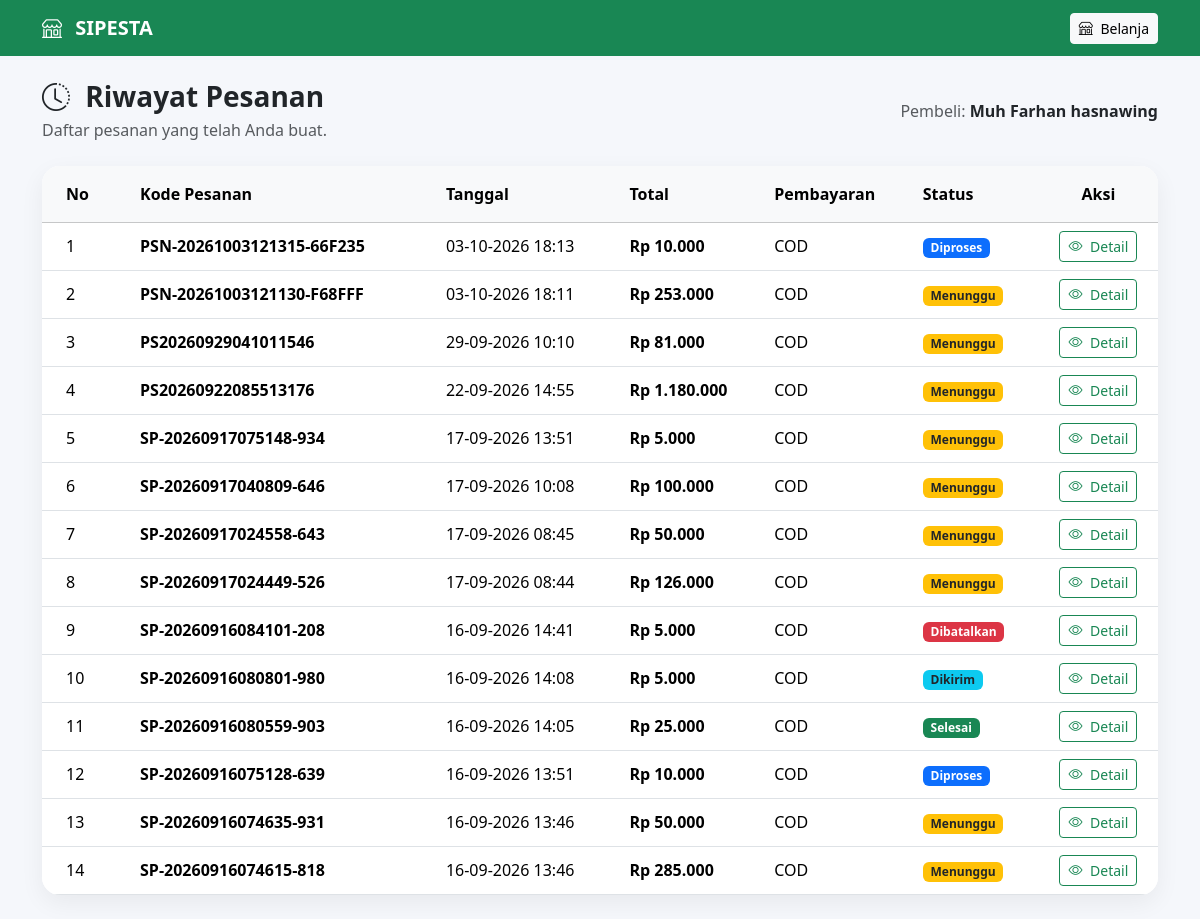
Screenshot of /pembeli/riwayat_pesanan.php (signed in) with the database file from the repository.
### tables this page shows
CREATE TABLE `pembeli` (
  `id` int(11) NOT NULL,
  `user_id` int(11) NOT NULL,
  `nama` varchar(100) NOT NULL,
  `tanggal_lahir` date DEFAULT NULL,
  `no_hp` varchar(20) DEFAULT NULL,
  `alamat` text DEFAULT NULL,
  `nama_toko` varchar(150) DEFAULT NULL,
  `jenis_kelamin` enum('Laki-laki','Perempuan') DEFAULT NULL,
  `lama_usaha` int(11) DEFAULT 0,
  `created_at` timestamp NOT NULL DEFAULT current_timestamp(),
  `latitude` decimal(10,8) DEFAULT NULL,
  `longitude` decimal(11,8) DEFAULT NULL
);

CREATE TABLE `pesanan` (
  `id` int(11) NOT NULL,
  `kode_pesanan` varchar(30) NOT NULL,
  `pembeli_id` int(11) NOT NULL,
  `nama_penerima` varchar(150) DEFAULT NULL,
  `no_hp` varchar(30) DEFAULT NULL,
  `tanggal_pesanan` datetime DEFAULT current_timestamp(),
  `total_harga` decimal(15,2) NOT NULL DEFAULT 0.00,
  `alamat_pengiriman` text NOT NULL,
  `catatan` text DEFAULT NULL,
  `metode_pembayaran` enum('COD','Transfer') DEFAULT 'COD',
  `STATUS` varchar(20) NOT NULL DEFAULT 'menunggu',
  `created_at` timestamp NOT NULL DEFAULT current_timestamp(),
  `updated_at` timestamp NOT NULL DEFAULT current_timestamp() ON UPDATE current_timestamp(),
  `latitude_pengiriman` decimal(10,8) DEFAULT NULL,
  `longitude_pengiriman` decimal(11,8) DEFAULT NULL,
  `jarak_km` decimal(10,2) DEFAULT NULL,
  `ongkos_kirim` decimal(15,2) NOT NULL DEFAULT 0.00
);

### config/auth.php (called while the page is built, shortened)
<?php
function userId()
{
    return (int)($_SESSION['user_id'] ?? 0);
}

### config/helper.php (called while the page is built, shortened)
<?php
function e($text)
{
    return htmlspecialchars($text ?? '', ENT_QUOTES, 'UTF-8');
}
function rupiah($angka)
{
    return 'Rp ' . number_format(
        $angka,
        0,
        ',',
        '.'
    );
}

### pembeli/riwayat_pesanan.php (the view, shortened to what this page needs)
<?php
require_once "../config/database.php";
require_once "../config/auth.php";
require_once "../config/helper.php";
$user_id = userId();
$stmtPembeli = $conn->prepare("
    SELECT id, nama
    FROM pembeli
    WHERE user_id = ?
    LIMIT 1
");
$stmtPembeli->bind_param("i", $user_id);
$stmtPembeli->execute();
$pembeli = $stmtPembeli->get_result()->fetch_assoc();
$pembeli_id = (int) $pembeli['id'];
$stmt = $conn->prepare("
    SELECT
        id,
        kode_pesanan,
        tanggal_pesanan,
        total_harga,
        metode_pembayaran,
        status
    FROM pesanan
    WHERE pembeli_id = ?
    ORDER BY tanggal_pesanan DESC, id DESC
");
$stmt->bind_param("i", $pembeli_id);
$stmt->execute();
$pesanan = $stmt->get_result();
function statusBadge($status)
{
    switch ($status) {
        case 'menunggu':
            return '<span class="badge bg-warning text-dark">
                        Menunggu
                    </span>';
        case 'diproses':
            return '<span class="badge bg-primary">
                        Diproses
                    </span>';
        case 'dikirim':
            return '<span class="badge bg-info text-dark">
                        Dikirim
                    </span>';
        case 'selesai':
            return '<span class="badge bg-success">
                        Selesai
                    </span>';
        case 'dibatalkan':
            return '<span class="badge bg-danger">
                        Dibatalkan
                    </span>';
    }
}
?>
<!DOCTYPE html>
<html lang="id">
<head>
    <link
        href="https://cdn.jsdelivr.net/npm/bootstrap@5.3.2/dist/css/bootstrap.min.css"
        rel="stylesheet"
    >
    <link
        href="https://cdn.jsdelivr.net/npm/bootstrap-icons@1.11.3/font/bootstrap-icons.css"
        rel="stylesheet"
    >
</head>
<body>
<nav class="navbar navbar-dark navbar-custom">
    <div class="container">
        <a
            href="index.php"
            class="navbar-brand fw-bold"
        >
            <i class="bi bi-shop me-2"></i>
            SIPESTA
        </a>
        <div>
            <a
                href="index.php"
                class="btn btn-light btn-sm"
            >
                <i class="bi bi-shop me-1"></i>
                Belanja
            </a>
        </div>
    </div>
</nav>
<div class="container py-4">
    <div class="d-flex
                flex-column
                flex-md-row
                justify-content-between
                align-items-md-center
                gap-3
                mb-4">
        <div>
            <h3 class="fw-bold mb-1">
                <i class="bi bi-clock-history me-2"></i>
                Riwayat Pesanan
            </h3>
            <p class="text-muted mb-0">
                Daftar pesanan yang telah Anda buat.
            </p>
        </div>
        <div>
            <span class="text-muted">
                Pembeli:
            </span>
            <strong>
                <?= e($pembeli['nama']) ?>
            </strong>
        </div>
    </div>
    <div class="card page-card table-card">
        <div class="card-body p-0">
            <?php if ($pesanan->num_rows > 0): ?>
                <div class="table-responsive">
                    <table class="table table-hover mb-0">
                        <thead class="table-light">
                            <tr>
                                <th class="px-4 py-3">
                                    No
                                </th>
                                <th class="py-3">
                                    Kode Pesanan
                                </th>
                                <th class="py-3">
                                    Tanggal
                                </th>
                                <th class="py-3">
                                    Total
                                </th>
                                <th class="py-3">
                                    Pembayaran
                                </th>
                                <th class="py-3">
                                    Status
                                </th>
                                <th class="py-3 text-center">
                                    Aksi
                                </th>
                            </tr>
                        </thead>
                        <tbody>
                        <?php
                        $no = 1;
                        ?>
                        <?php while ($row = $pesanan->fetch_assoc()): ?>
                            <tr>
                                <td class="px-4">
                                    <?= $no++ ?>
                                </td>
                                <td>
                                    <span class="order-code">
                                        <?= e($row['kode_pesanan']) ?>
                                    </span>
                                </td>
                                <td>
                                    <?= date(
                                        'd-m-Y H:i',
                                        strtotime($row['tanggal_pesanan'])
                                    ) ?>
                                </td>
                                <td>
                                    <strong>
                                        <?= rupiah($row['total_harga']) ?>
                                    </strong>
                                </td>
                                <td>
                                    <?= e(
                                        $row['metode_pembayaran']
                                    ) ?>
                                </td>
                                <td>
                                    <?= statusBadge(
                                        $row['status']
                                    ) ?>
                                </td>
                                <td class="text-center">
                                    <a
                                        href="detail_pesanan.php?id=<?= (int)$row['id'] ?>"
                                        class="btn btn-outline-success btn-sm"
                                    >
                                        <i class="bi bi-eye me-1"></i>
                                        Detail
                                    </a>
                                </td>
                            </tr>
                        <?php endwhile; ?>
                        </tbody>
                    </table>
                </div>
            <?php endif; ?>
        </div>
    </div>
</div>
</body>
</html>

### pembeli/riwayat_pesanan.php (style rules this page uses)
body { background: #f5f7fb; }
.navbar-custom { background: #198754; }
.page-card { border: none; border-radius: 18px; box-shadow: 0 8px 25px rgba(0, 0, 0, .06); }
.table-card { overflow: hidden; }
.table th { white-space: nowrap; }
.table td { vertical-align: middle; }
.order-code { font-weight: 600; }

### rows the page displays
pembeli: nama "Muh Farhan hasnawing"
pesanan: kode_pesanan "PSN-20261003121315-66F235", tanggal_pesanan "03-10-2026 18:13", total_harga "Rp 10.000", metode_pembayaran "COD", STATUS "Diproses"
pesanan: kode_pesanan "PSN-20261003121130-F68FFF", tanggal_pesanan "03-10-2026 18:11", total_harga "Rp 253.000", metode_pembayaran "COD", STATUS "Menunggu"
pesanan: kode_pesanan "PS20260929041011546", tanggal_pesanan "29-09-2026 10:10", total_harga "Rp 81.000", metode_pembayaran "COD", STATUS "Menunggu"
pesanan: kode_pesanan "PS20260922085513176", tanggal_pesanan "22-09-2026 14:55", total_harga "Rp 1.180.000", metode_pembayaran "COD", STATUS "Menunggu"
pesanan: kode_pesanan "SP-20260917075148-934", tanggal_pesanan "17-09-2026 13:51", total_harga "Rp 5.000", metode_pembayaran "COD", STATUS "Menunggu"
pesanan: kode_pesanan "SP-20260917040809-646", tanggal_pesanan "17-09-2026 10:08", total_harga "Rp 100.000", metode_pembayaran "COD", STATUS "Menunggu"
pesanan: kode_pesanan "SP-20260917024558-643", tanggal_pesanan "17-09-2026 08:45", total_harga "Rp 50.000", metode_pembayaran "COD", STATUS "Menunggu"
pesanan: kode_pesanan "SP-20260917024449-526", tanggal_pesanan "17-09-2026 08:44", total_harga "Rp 126.000", metode_pembayaran "COD", STATUS "Menunggu"
pesanan: kode_pesanan "SP-20260916084101-208", tanggal_pesanan "16-09-2026 14:41", total_harga "Rp 5.000", metode_pembayaran "COD", STATUS "Dibatalkan"
pesanan: kode_pesanan "SP-20260916080801-980", tanggal_pesanan "16-09-2026 14:08", total_harga "Rp 5.000", metode_pembayaran "COD", STATUS "Dikirim"
pesanan: kode_pesanan "SP-20260916080559-903", tanggal_pesanan "16-09-2026 14:05", total_harga "Rp 25.000", metode_pembayaran "COD", STATUS "Selesai"
pesanan: kode_pesanan "SP-20260916075128-639", tanggal_pesanan "16-09-2026 13:51", total_harga "Rp 10.000", metode_pembayaran "COD", STATUS "Diproses"
pesanan: kode_pesanan "SP-20260916074635-931", tanggal_pesanan "16-09-2026 13:46", total_harga "Rp 50.000", metode_pembayaran "COD", STATUS "Menunggu"
pesanan: kode_pesanan "SP-20260916074615-818", tanggal_pesanan "16-09-2026 13:46", total_harga "Rp 285.000", metode_pembayaran "COD", STATUS "Menunggu"
